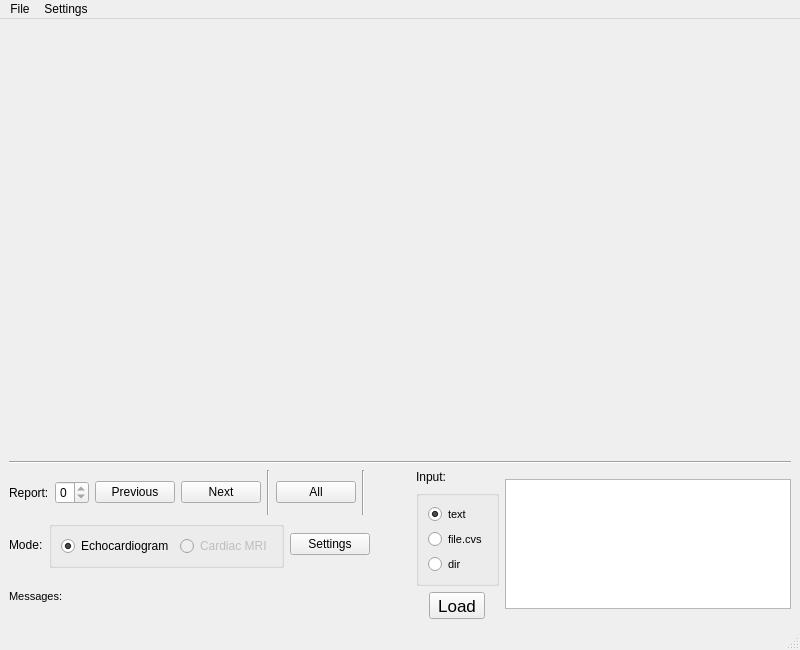
<?xml version="1.0" encoding="UTF-8"?>
<ui version="4.0">
 <class>MainWindow</class>
 <widget class="QMainWindow" name="MainWindow">
  <property name="geometry">
   <rect>
    <x>0</x>
    <y>0</y>
    <width>800</width>
    <height>650</height>
   </rect>
  </property>
  <property name="windowTitle">
   <string>ReportExtractorPy</string>
  </property>
  <widget class="QWidget" name="centralwidget">
   <layout class="QVBoxLayout" name="verticalLayout_4">
    <item>
     <widget class="QWidget" name="html_widget_holder" native="true">
      <property name="sizePolicy">
       <sizepolicy hsizetype="Expanding" vsizetype="Expanding">
        <horstretch>0</horstretch>
        <verstretch>0</verstretch>
       </sizepolicy>
      </property>
      <layout class="QVBoxLayout" name="html_widget_holder_layout">
       <property name="leftMargin">
        <number>0</number>
       </property>
       <property name="topMargin">
        <number>0</number>
       </property>
       <property name="rightMargin">
        <number>0</number>
       </property>
       <property name="bottomMargin">
        <number>0</number>
       </property>
      </layout>
     </widget>
    </item>
    <item>
     <widget class="Line" name="line">
      <property name="orientation">
       <enum>Qt::Horizontal</enum>
      </property>
     </widget>
    </item>
    <item>
     <layout class="QHBoxLayout" name="horizontalLayout_5">
      <item>
       <layout class="QVBoxLayout" name="verticalLayout_2">
        <item>
         <layout class="QHBoxLayout" name="horizontalLayout">
          <item>
           <widget class="QLabel" name="label_report_spin_box">
            <property name="text">
             <string>Report:</string>
            </property>
           </widget>
          </item>
          <item>
           <widget class="QSpinBox" name="spin_box_report">
            <property name="maximum">
             <number>0</number>
            </property>
           </widget>
          </item>
          <item>
           <widget class="QPushButton" name="push_button_previous">
            <property name="text">
             <string>Previous</string>
            </property>
           </widget>
          </item>
          <item>
           <widget class="QPushButton" name="push_button_next">
            <property name="text">
             <string>Next</string>
            </property>
           </widget>
          </item>
          <item>
           <widget class="Line" name="line_2">
            <property name="orientation">
             <enum>Qt::Vertical</enum>
            </property>
           </widget>
          </item>
          <item>
           <widget class="QPushButton" name="push_button_all">
            <property name="text">
             <string>All</string>
            </property>
           </widget>
          </item>
          <item>
           <widget class="Line" name="line_3">
            <property name="orientation">
             <enum>Qt::Vertical</enum>
            </property>
           </widget>
          </item>
          <item>
           <spacer name="horizontalSpacer_2">
            <property name="orientation">
             <enum>Qt::Horizontal</enum>
            </property>
            <property name="sizeHint" stdset="0">
             <size>
              <width>40</width>
              <height>20</height>
             </size>
            </property>
           </spacer>
          </item>
         </layout>
        </item>
        <item>
         <layout class="QHBoxLayout" name="horizontalLayout_3">
          <item>
           <widget class="QLabel" name="label_mode">
            <property name="text">
             <string>Mode:</string>
            </property>
           </widget>
          </item>
          <item>
           <widget class="QGroupBox" name="">
            <property name="sizePolicy">
             <sizepolicy hsizetype="Preferred" vsizetype="Fixed">
              <horstretch>0</horstretch>
              <verstretch>0</verstretch>
             </sizepolicy>
            </property>
            <layout class="QHBoxLayout" name="horizontalLayout_6">
             <item>
              <widget class="QRadioButton" name="radio_button_echocardiogram">
               <property name="text">
                <string>Echocardiogram</string>
               </property>
               <property name="checked">
                <bool>true</bool>
               </property>
              </widget>
             </item>
             <item>
              <widget class="QRadioButton" name="radio_button_cardiac_mri">
               <property name="enabled">
                <bool>false</bool>
               </property>
               <property name="text">
                <string>Cardiac MRI</string>
               </property>
              </widget>
             </item>
            </layout>
           </widget>
          </item>
          <item>
           <widget class="QPushButton" name="push_button_settings">
            <property name="text">
             <string>Settings</string>
            </property>
           </widget>
          </item>
          <item>
           <spacer name="horizontalSpacer_4">
            <property name="orientation">
             <enum>Qt::Horizontal</enum>
            </property>
            <property name="sizeHint" stdset="0">
             <size>
              <width>40</width>
              <height>20</height>
             </size>
            </property>
           </spacer>
          </item>
         </layout>
        </item>
        <item>
         <layout class="QHBoxLayout" name="horizontalLayout_2">
          <item>
           <widget class="QLabel" name="label_messages">
            <property name="font">
             <font>
              <pointsize>8</pointsize>
             </font>
            </property>
            <property name="text">
             <string>Messages:</string>
            </property>
           </widget>
          </item>
          <item>
           <widget class="QLabel" name="label_message_output">
            <property name="sizePolicy">
             <sizepolicy hsizetype="Expanding" vsizetype="Minimum">
              <horstretch>0</horstretch>
              <verstretch>0</verstretch>
             </sizepolicy>
            </property>
            <property name="font">
             <font>
              <pointsize>8</pointsize>
             </font>
            </property>
            <property name="text">
             <string/>
            </property>
           </widget>
          </item>
         </layout>
        </item>
       </layout>
      </item>
      <item>
       <layout class="QHBoxLayout" name="horizontalLayout_4">
        <item>
         <layout class="QVBoxLayout" name="verticalLayout">
          <item>
           <widget class="QLabel" name="label_input">
            <property name="text">
             <string>Input:</string>
            </property>
           </widget>
          </item>
          <item>
           <widget class="QGroupBox" name="input_radio_button_group">
            <property name="sizePolicy">
             <sizepolicy hsizetype="Preferred" vsizetype="Minimum">
              <horstretch>0</horstretch>
              <verstretch>0</verstretch>
             </sizepolicy>
            </property>
            <layout class="QVBoxLayout" name="verticalLayout_3">
             <item>
              <widget class="QRadioButton" name="radio_button_load_text">
               <property name="font">
                <font>
                 <pointsize>8</pointsize>
                </font>
               </property>
               <property name="text">
                <string>text</string>
               </property>
               <property name="checked">
                <bool>true</bool>
               </property>
              </widget>
             </item>
             <item>
              <widget class="QRadioButton" name="radio_button_load_csv">
               <property name="font">
                <font>
                 <pointsize>8</pointsize>
                </font>
               </property>
               <property name="text">
                <string>file.cvs</string>
               </property>
              </widget>
             </item>
             <item>
              <widget class="QRadioButton" name="radio_button_load_dir">
               <property name="font">
                <font>
                 <pointsize>8</pointsize>
                </font>
               </property>
               <property name="text">
                <string>dir</string>
               </property>
              </widget>
             </item>
            </layout>
           </widget>
          </item>
          <item alignment="Qt::AlignHCenter">
           <widget class="QToolButton" name="tool_button_load">
            <property name="font">
             <font>
              <pointsize>13</pointsize>
             </font>
            </property>
            <property name="text">
             <string>Load</string>
            </property>
           </widget>
          </item>
         </layout>
        </item>
        <item>
         <widget class="QPlainTextEdit" name="plain_text_edit_input">
          <property name="sizePolicy">
           <sizepolicy hsizetype="Expanding" vsizetype="Minimum">
            <horstretch>0</horstretch>
            <verstretch>0</verstretch>
           </sizepolicy>
          </property>
          <property name="minimumSize">
           <size>
            <width>0</width>
            <height>0</height>
           </size>
          </property>
          <property name="maximumSize">
           <size>
            <width>16777215</width>
            <height>130</height>
           </size>
          </property>
         </widget>
        </item>
       </layout>
      </item>
     </layout>
    </item>
   </layout>
  </widget>
  <widget class="QMenuBar" name="menubar">
   <property name="geometry">
    <rect>
     <x>0</x>
     <y>0</y>
     <width>800</width>
     <height>24</height>
    </rect>
   </property>
   <widget class="QMenu" name="menuFile">
    <property name="title">
     <string>File</string>
    </property>
   </widget>
   <widget class="QMenu" name="menuSettings">
    <property name="title">
     <string>Settings</string>
    </property>
   </widget>
   <addaction name="menuFile"/>
   <addaction name="menuSettings"/>
  </widget>
  <widget class="QStatusBar" name="statusbar"/>
 </widget>
 <resources/>
 <connections/>
</ui>
